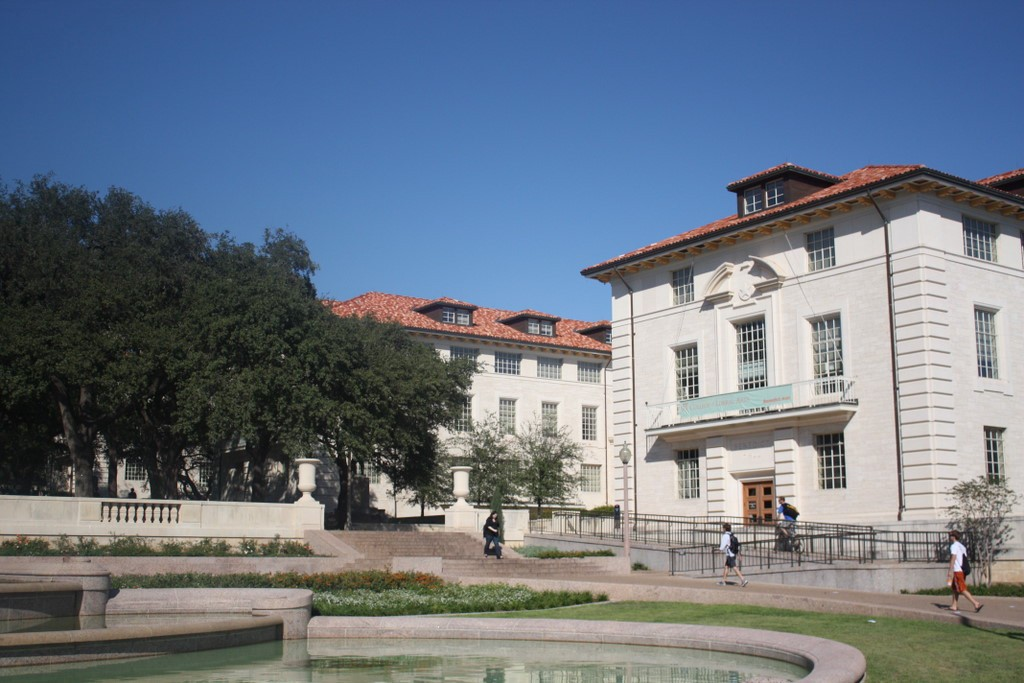
#> input picture images/foto1A.jpg, 1024 x 683 px
$ jupyter execute image_stiching.ipynb   (shell and % lines are left out)
#> lines starting #> are read from the running program, lines starting #| are printed output that depends on the picture
[cell 1]
import cv2 as cv
import numpy as np
import matplotlib.pyplot as plt

[cell 2]
import numpy as np
import imutils
import cv2

class Panaroma:

    def image_stitch(self, images, lowe_ratio=0.75, max_Threshold=2.0,match_status=False):


        (imageB, imageA) = images
        (KeypointsA, features_of_A) = self.Detect_Feature_And_KeyPoints(imageA)
        (KeypointsB, features_of_B) = self.Detect_Feature_And_KeyPoints(imageB)


        Values = self.matchKeypoints(KeypointsA, KeypointsB,features_of_A, features_of_B, lowe_ratio, max_Threshold)

        if Values is None:
            return None


        (matches, Homography, status) = Values
        result_image = self.getwarp_perspective(imageA,imageB,Homography)
        result_image[0:imageB.shape[0], 0:imageB.shape[1]] = imageB


        if match_status:
            vis = self.draw_Matches(imageA, imageB, KeypointsA, KeypointsB, matches,status)

            return (result_image, vis)

        return result_image

    def getwarp_perspective(self,imageA,imageB,Homography):
        val = imageA.shape[1] + imageB.shape[1]
        result_image = cv2.warpPerspective(imageA, Homography, (val , imageA.shape[0]))

        return result_image

    def Detect_Feature_And_KeyPoints(self, image):
        gray = cv2.cvtColor(image, cv2.COLOR_BGR2GRAY)

        # detect and extract features from the image
        descriptors = cv2.xfeatures2d.SIFT_create()
        (Keypoints, features) = descriptors.detectAndCompute(image, None)

        Keypoints = np.float32([i.pt for i in Keypoints])
        return (Keypoints, features)

    def get_Allpossible_Match(self,featuresA,featuresB):


        match_instance = cv2.DescriptorMatcher_create("BruteForce")
        All_Matches = match_instance.knnMatch(featuresA, featuresB, 2)

        return All_Matches

    def All_validmatches(self,AllMatches,lowe_ratio):

        valid_matches = []

        for val in AllMatches:
            if len(val) == 2 and val[0].distance < val[1].distance * lowe_ratio:
                valid_matches.append((val[0].trainIdx, val[0].queryIdx))

        return valid_matches

    def Compute_Homography(self,pointsA,pointsB,max_Threshold):


        (H, status) = cv2.findHomography(pointsA, pointsB, cv2.RANSAC, max_Threshold)
        return (H,status)

    def matchKeypoints(self, KeypointsA, KeypointsB, featuresA, featuresB,lowe_ratio, max_Threshold):

        AllMatches = self.get_Allpossible_Match(featuresA,featuresB);
        valid_matches = self.All_validmatches(AllMatches,lowe_ratio)

        if len(valid_matches) > 4:
            pointsA = np.float32([KeypointsA[i] for (_,i) in valid_matches])
            pointsB = np.float32([KeypointsB[i] for (i,_) in valid_matches])

            (Homograpgy, status) = self.Compute_Homography(pointsA, pointsB, max_Threshold)

            return (valid_matches, Homograpgy, status)
        else:
            return None

    def get_image_dimension(self,image):
        (h,w) = image.shape[:2]
        return (h,w)

    def get_points(self,imageA,imageB):

        (hA, wA) = self.get_image_dimension(imageA)
        (hB, wB) = self.get_image_dimension(imageB)
        vis = np.zeros((max(hA, hB), wA + wB, 3), dtype="uint8")
        vis[0:hA, 0:wA] = imageA
        vis[0:hB, wA:] = imageB

        return vis


    def draw_Matches(self, imageA, imageB, KeypointsA, KeypointsB, matches, status):

        (hA,wA) = self.get_image_dimension(imageA)
        vis = self.get_points(imageA,imageB)

        # loop over the matches
        for ((trainIdx, queryIdx), s) in zip(matches, status):
            if s == 1:
                ptA = (int(KeypointsA[queryIdx][0]), int(KeypointsA[queryIdx][1]))
                ptB = (int(KeypointsB[trainIdx][0]) + wA, int(KeypointsB[trainIdx][1]))
                cv2.line(vis, ptA, ptB, (0, 255, 0), 1)

        return vis

[cell 3]
from google.colab.patches import cv2_imshow

[cell 4]
import imutils
import cv2


print("Enter the number of images you want to concantenate:")
no_of_images = int(input())
#> the answer given: 3
print("Enter the image name in order of left to right in way of concantenation:")

filename = []

for i in range(no_of_images):
    print("Enter the %d image:" %(i+1))
    filename.append(input())
#> this loop made 3 passes; the answer given on pass 1: images/foto1A.jpg

images = []

for i in range(no_of_images):
    images.append(cv2.imread(filename[i]))


for i in range(no_of_images):
    images[i] = imutils.resize(images[i], width=400)
#> after the loop, images = 3 items

for i in range(no_of_images):
    images[i] = imutils.resize(images[i], height=400)


panaroma = Panaroma()
if no_of_images==2:
    (result, matched_points) = panaroma.image_stitch([images[0], images[1]], match_status=True)
else:
    (result, matched_points) = panaroma.image_stitch([images[no_of_images-2], images[no_of_images-1]], match_status=True)
#> in image_stitch, `(imageB, imageA) = images`:
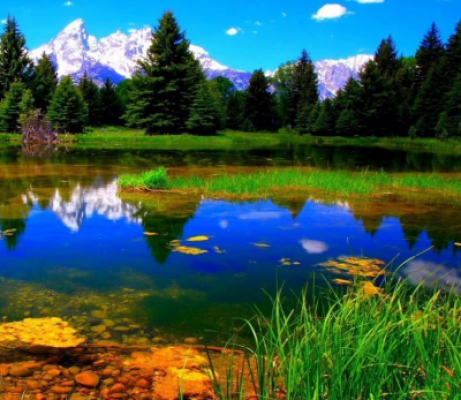
#> imageB: shape (400, 461, 3); mean of channels 0, 1, 2 78, 90.3, 57.3; drawn as B, G, R
#> in Detect_Feature_And_KeyPoints, `gray = cv2.cvtColor(image, cv2.COLOR_BGR2GRAY)`:
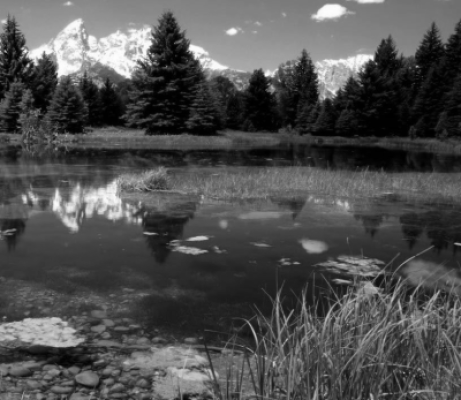
#> gray: shape (400, 461); min 0, max 253, mean 79.1
#> in Detect_Feature_And_KeyPoints, `(Keypoints, features) = descriptors.detectAndCompute(image, None)`: Keypoints = 1957 keypoints; strongest (x, y, size): (123, 53, 35.2), (28, 65, 2.2), (34, 54, 11.1), (196, 50, 9.1)
#> in Detect_Feature_And_KeyPoints, `Keypoints = np.float32([i.pt for i in Keypoints])`: Keypoints = 1957 pairs, first value 2.44 to 457.8, second value 3.17 to 397.1
#> in image_stitch, `(KeypointsA, features_of_A) = self.Detect_Feature_And_KeyPoints(imageA)`: KeypointsA has the same summary as Keypoints in Detect_Feature_And_KeyPoints
#> in Detect_Feature_And_KeyPoints (call 2), `(Keypoints, features) = descriptors.detectAndCompute(image, None)`: Keypoints = 1957 keypoints; strongest (x, y, size): (123, 53, 35.2), (28, 65, 2.2), (34, 54, 11.1), (196, 50, 9.1)
#> in image_stitch, `(KeypointsB, features_of_B) = self.Detect_Feature_And_KeyPoints(imageB)`: KeypointsB = 1957 pairs, first value 2.44 to 457.8, second value 3.17 to 397.1
#> in get_Allpossible_Match, `All_Matches = match_instance.knnMatch(featuresA, featuresB, 2)`: All_Matches = 1957 matches
#> after the loop in All_validmatches, `for val in AllMatches:`: valid_matches = 1957 pairs, first value 0 to 1956, second value 0 to 1956
#> in matchKeypoints, `pointsA = np.float32([KeypointsA[i] for (_,i) in valid_matches])`: pointsA has the same summary as KeypointsB in image_stitch
#> in matchKeypoints, `pointsB = np.float32([KeypointsB[i] for (i,_) in valid_matches])`: pointsB has the same summary as KeypointsB in image_stitch
#> in Compute_Homography, `(H, status) = cv2.findHomography(pointsA, pointsB, cv2.RANSAC, max_Thr..`: H = [[1, 2.24e-16, -3.14e-13], [4.91e-15, 1, -4.03e-13], [1.79e-17, -2.3e-18, 1]]; status = 1957 values from 1 to 1
#> in matchKeypoints, `(Homograpgy, status) = self.Compute_Homography(pointsA, pointsB, max_T..`: Homograpgy has the same summary as H in Compute_Homography
#> in image_stitch, `(matches, Homography, status) = Values`: matches has the same summary as valid_matches in All_validmatches; Homography has the same summary as H in Compute_Homography
#> in getwarp_perspective, `result_image = cv2.warpPerspective(imageA, Homography, (val , imageA.s..`:
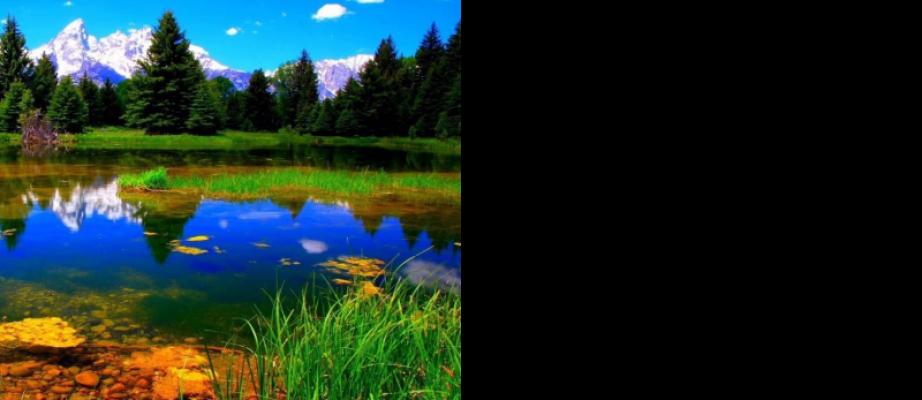
#> result_image: shape (400, 922, 3); mean of channels 0, 1, 2 39, 45.2, 28.6; drawn as B, G, R
#> in draw_Matches, `(hA,wA) = self.get_image_dimension(imageA)`: hA = 400; wA = 461
#> in get_points, `(hA, wA) = self.get_image_dimension(imageA)`: hA = 400; wA = 461
#> in get_points, `(hB, wB) = self.get_image_dimension(imageB)`: hB = 400; wB = 461
#> in get_points, `vis[0:hB, wA:] = imageB`:
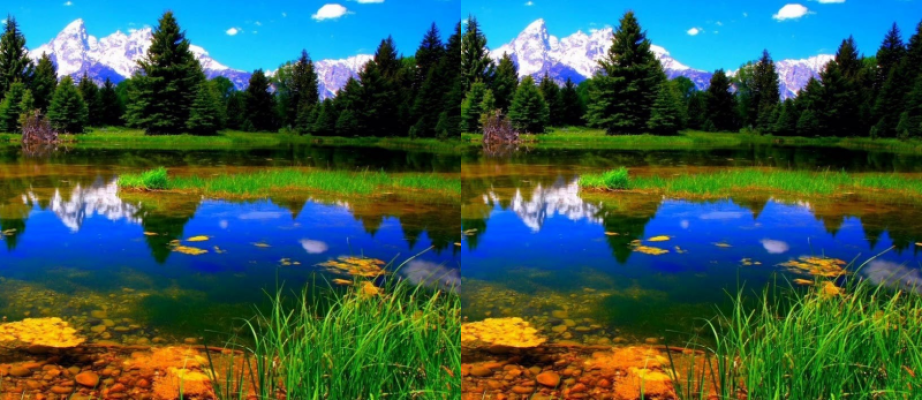
#> vis: shape (400, 922, 3); mean of channels 0, 1, 2 78, 90.3, 57.3; drawn as B, G, R
#> the loop in draw_Matches, `for ((trainIdx, queryIdx), s) in zip(matches, status):` made 1957 passes
#> (ptA, ptB) on passes 1 to 12: ((2, 205), (463, 205)), ((2, 133), (463, 133)), ((3, 364), (464, 364)), ((3, 96), (464, 96)), ((3, 228), (464, 228)), ((4, 330), (465, 330)), ((4, 42), (465, 42)), ((4, 21), (465, 21)), ((5, 47), (466, 47)), ((5, 47), (466, 47)), ((5, 95), (466, 95)), ((5, 327), (466, 327))
#> ptA on pass 100: (18, 388)
#> after the loop in draw_Matches, `for ((trainIdx, queryIdx), s) in zip(matches, status):`:
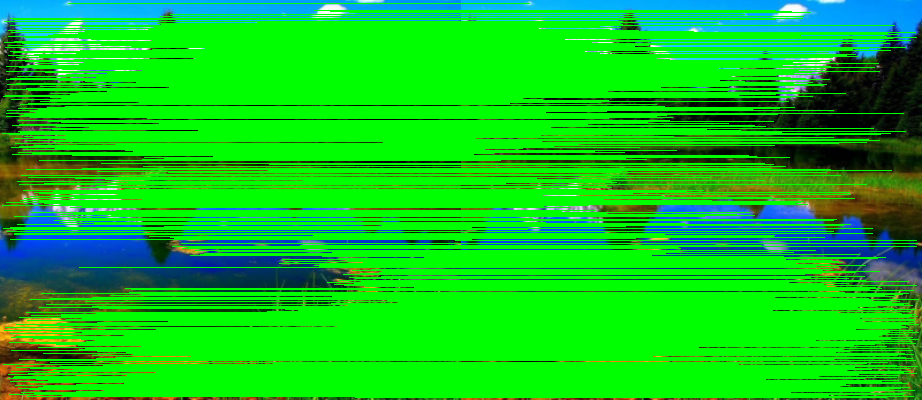
#> vis: shape (400, 922, 3); mean of channels 0, 1, 2 31.4, 198.6, 15.3; drawn as B, G, R
    for i in range(no_of_images - 2):
        (result, matched_points) = panaroma.image_stitch([images[no_of_images-i-3],result], match_status=True)
#> this loop made 1 pass
#> pass 1, in Detect_Feature_And_KeyPoints (call 3), `gray = cv2.cvtColor(image, cv2.COLOR_BGR2GRAY)`:
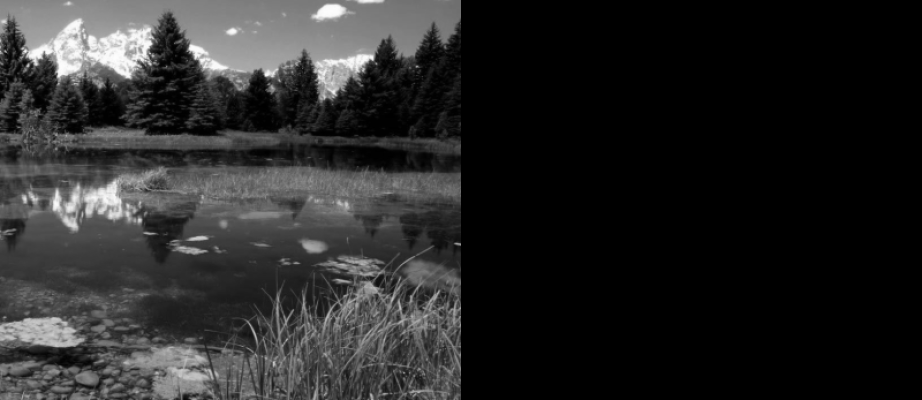
#> gray: shape (400, 922); min 0, max 253, mean 39.5
#> pass 1, in Detect_Feature_And_KeyPoints (call 4), `gray = cv2.cvtColor(image, cv2.COLOR_BGR2GRAY)`:
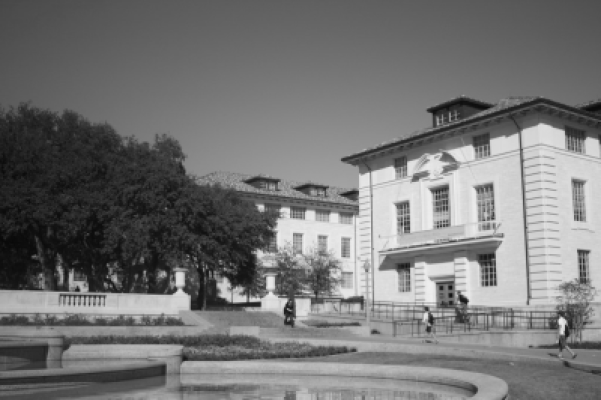
#> gray: shape (400, 601); min 8, max 239, mean 117
#> pass 1, in getwarp_perspective (call 2), `result_image = cv2.warpPerspective(imageA, Homography, (val , imageA.s..`:
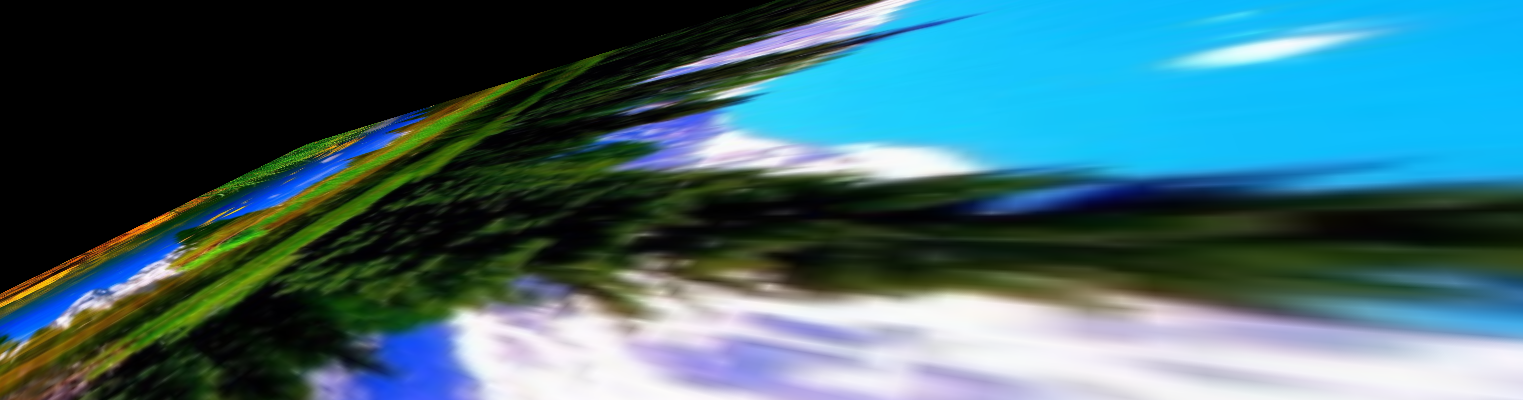
#> result_image: shape (400, 1523, 3); mean of channels 0, 1, 2 113.4, 104.3, 63.8; drawn as B, G, R
#> after the loop:
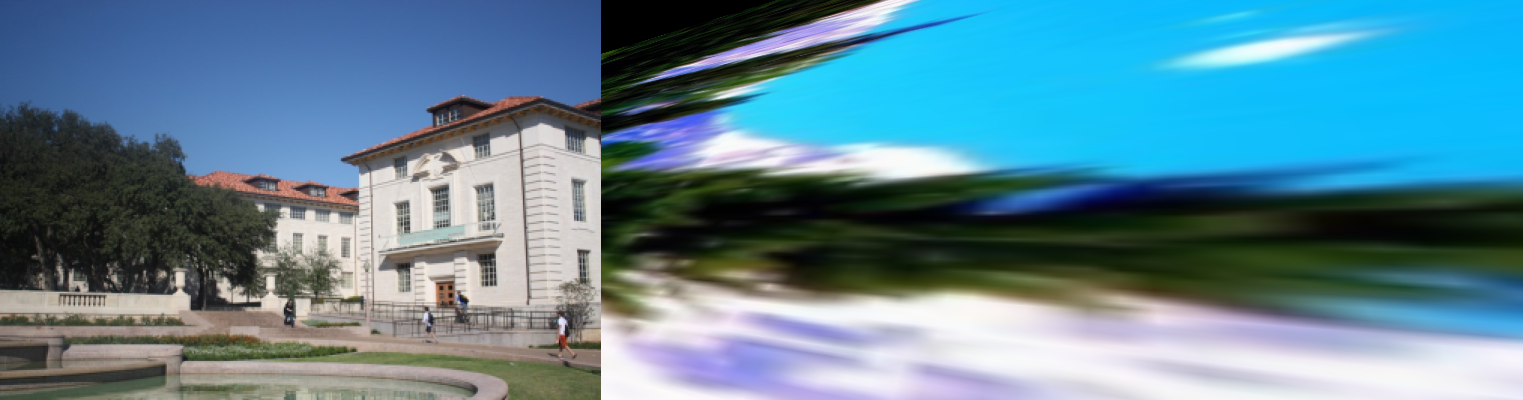
#> result: shape (400, 1523, 3); mean of channels 0, 1, 2 150.9, 133.3, 92.2; drawn as B, G, R


for i in range(no_of_images):
    cv2_imshow(images[i])

cv2_imshow(matched_points)
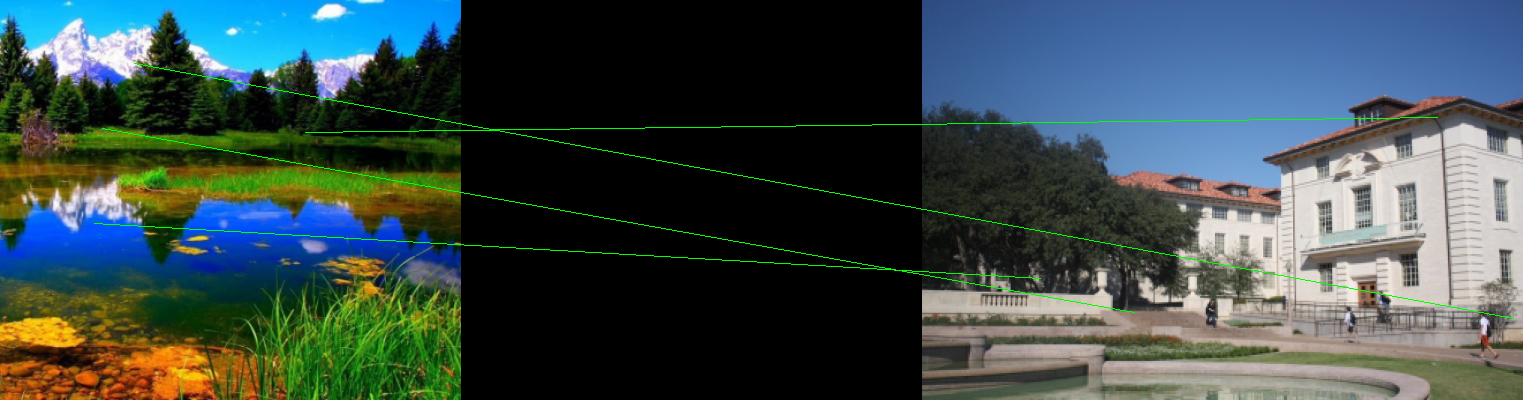
#> shown: shape (400, 1523, 3); mean B, G, R 75.4, 75.7, 59.6
cv2_imshow(result)

#imwrite will give as cv2 imshow directly doesn't work
cv2.imwrite("Matched_points.jpg",matched_points)
cv2.imwrite("Panorama_image.jpg",result)

cv2.waitKey(0)
cv2.destroyAllWindows()
